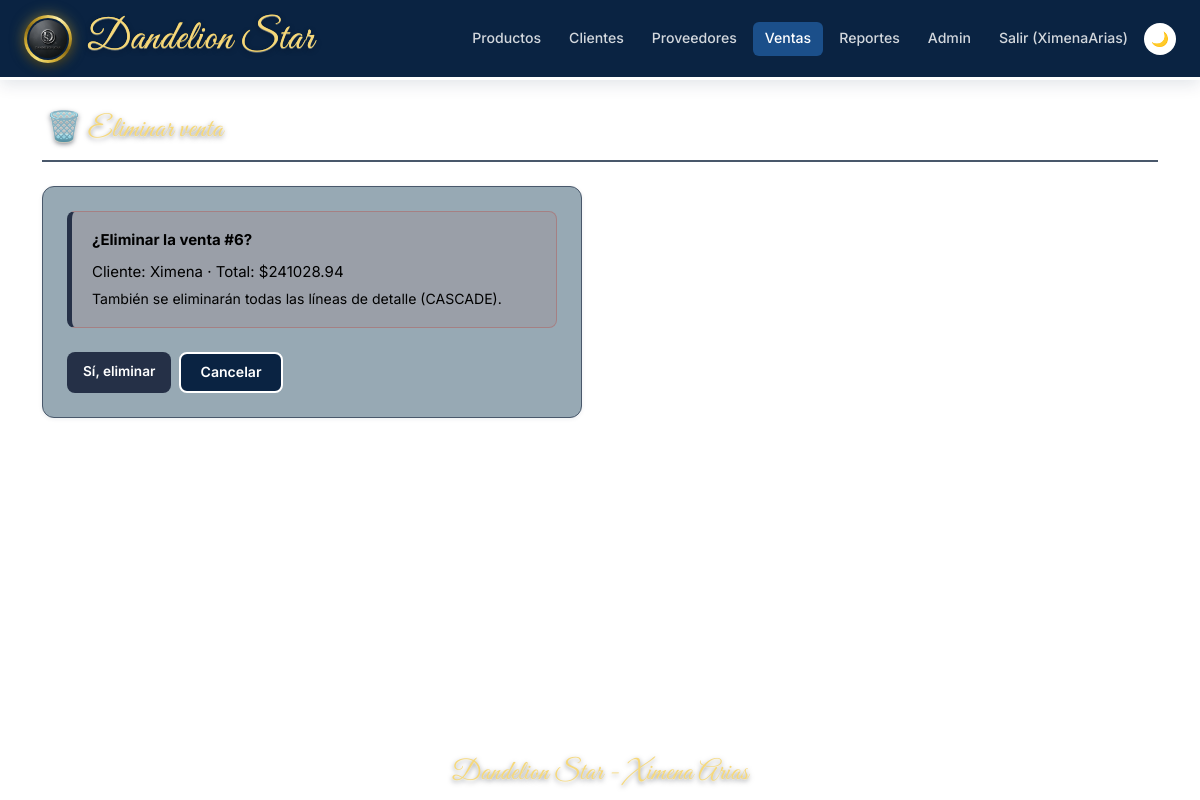
Page /ventas/6/eliminar/ (signed in) on the committed database.
### ventas/models.py (models this page shows, shortened)
class Venta(models.Model):
    cliente = models.ForeignKey(
        Cliente,
        on_delete=models.PROTECT,      # D-03: no borrar cliente con ventas
        related_name='ventas',
        verbose_name='Cliente'
    )
    fecha   = models.DateTimeField(
        auto_now_add=True, verbose_name='Fecha'
    )
    class Meta:
        verbose_name        = 'Venta'
        verbose_name_plural = 'Ventas'
        ordering            = ['-fecha']
    @property
    def total(self) -> Decimal:
        return sum(
            (d.subtotal for d in self.detalles.all()),
            Decimal('0.00')        # valor inicial para venta sin detalles
        )

class DetalleVenta(models.Model):
    venta           = models.ForeignKey(
        Venta,
        on_delete=models.CASCADE,      # borrar Venta → borrar sus líneas
        related_name='detalles',
        verbose_name='Venta'
    )
    producto        = models.ForeignKey(
        Producto,
        on_delete=models.PROTECT,      # D-05: no borrar producto con ventas
        related_name='detalles_venta',
        verbose_name='Producto'
    )
    cantidad        = models.PositiveIntegerField(
        verbose_name='Cantidad'
    )
    precio_unitario = models.DecimalField(
        max_digits=10,
        decimal_places=2,
        verbose_name='Precio unitario',
        help_text='Precio al momento de la venta (D-06).'
    )
    class Meta:
        verbose_name        = 'Detalle de venta'
        verbose_name_plural = 'Detalles de venta'
    @property
    def subtotal(self) -> Decimal:
        return self.precio_unitario * self.cantidad

### clientes/models.py (models this page shows)
class Cliente(models.Model):
    nombre   = models.CharField(
        max_length=150, verbose_name='Nombre'
    )
    correo   = models.EmailField(
        unique=True, verbose_name='Correo electrónico'
    )
    telefono = models.CharField(
        max_length=20, blank=True, verbose_name='Teléfono'
    )
    activo   = models.BooleanField(
        default=True, verbose_name='Activo'
    )
    creado   = models.DateTimeField(
        auto_now_add=True, verbose_name='Fecha de registro'
    )
    class Meta:
        verbose_name        = 'Cliente'
        verbose_name_plural = 'Clientes'
        ordering            = ['nombre']
    def __str__(self) -> str:
        return self.nombre

### ventas/views.py (the view, shortened to what this page needs)
# urls.py: path('<int:venta_id>/eliminar/', views.VentaDeleteView.as_view(), name='eliminar'),
class VentaDeleteView(LoginRequiredMixin, DeleteView):
    model         = Venta
    template_name = 'ventas/eliminar.html'
    pk_url_kwarg  = 'venta_id'
    success_url   = reverse_lazy('ventas:lista')

### configuracion/context_processors.py (called while the page is built)
def config_erp(request):
    return {'config_erp': ConfiguracionERP.get_instance()}

### configuracion/models.py (called while the page is built)
    @classmethod
    def get_instance(cls) -> 'ConfiguracionERP':
        obj, _ = cls.objects.get_or_create(
            pk=1,
            defaults={
                'nombre_empresa': 'Mi Empresa ERP',
                'moneda':         'MXN',
                'iva_porcentaje': Decimal('16.00'),
            }
        )
        return obj

### productos/variantes_hooks.py (called while the page is built, shortened)
    def __call__(self, request):
        _thread_locals.request = request
        try:
            response = self.get_response(request)
        finally:
            _thread_locals.request = None
        return response

### ventas/templates/ventas/eliminar.html (shortened to what this page needs)
{% extends "base.html" %}
{% block nav_ventas %}active{% endblock %}
{% block content %}
<div class="erp-page-title"><h2>🗑️ Eliminar venta</h2></div>
<div class="erp-card" style="max-width:540px;">
    <div class="erp-alert-danger" style="margin-bottom:1.5rem;">
        <strong>¿Eliminar la venta #{{ venta.pk }}?</strong>
        <p style="margin:.5rem 0 0;">
            Cliente: {{ venta.cliente }} ·
            Total: ${{ venta.total }}
        </p>
        <p style="margin:.25rem 0 0;font-size:.88rem;">
            También se eliminarán todas las líneas de detalle (CASCADE).
        </p>
    </div>
    <form method="post">
        <div class="d-flex gap-2">
            <button type="submit" class="btn-erp-danger">Sí, eliminar</button>
            <a href="{% url 'ventas:detalle' venta.pk %}"
               class="btn-erp-primary">Cancelar</a>
        </div>
    </form>
</div>
{% endblock %}

### templates/base.html (shortened to what this page needs)
{% load static %}
<!DOCTYPE html>
<html lang="es" data-theme="light">
<head>
    <link href="https://cdn.jsdelivr.net/npm/bootstrap@5.3.0/dist/css/bootstrap.min.css"
          rel="stylesheet">
<link id="ds-global-theme-font-css" rel="stylesheet" href="/static/css/ds_global_theme_font.css?v=oro4">
<link id="ds-prod-variantes-css" rel="stylesheet" href="/static/css/ds_producto_variantes.css?v=3">
</head>
<body>
<nav class="erp-navbar">
    <a class="erp-brand" href="/">
    <span class="erp-medallion" style="width:48px;height:48px;" title="Haz clic para ver el logo">
        <img src="{% static 'img/logo.png' %}" alt="Logo Dandelion Star">
    </span>
    <span class="ds-palacio-nav">Dandelion Star</span>
</a>
    <div class="erp-nav-links">
        <a href="{% url 'productos:lista' %}"
           class="erp-nav-link {% block nav_productos %}{% endblock %}">Productos</a>
        <a href="{% url 'clientes:lista' %}"
           class="erp-nav-link {% block nav_clientes %}{% endblock %}">Clientes</a>
        <a href="{% url 'proveedores:lista' %}"
           class="erp-nav-link {% block nav_proveedores %}{% endblock %}">Proveedores</a>
        <a href="{% url 'ventas:lista' %}"
           class="erp-nav-link {% block nav_ventas %}{% endblock %}">Ventas</a>
        <a href="{% url 'reportes:lista' %}"
           class="erp-nav-link {% block nav_reportes %}{% endblock %}">Reportes</a>
        <a href="/admin/" class="erp-nav-link">Admin</a>
        {% if user.is_authenticated %}
            <a href="/accounts/logout/" class="erp-nav-link">
                Salir ({{ user.username }})
            </a>
        {% else %}
            <a href="/accounts/login/" class="erp-nav-link">Entrar</a>
        {% endif %}
        <button class="theme-toggle" id="themeBtn" title="Modo claro/oscuro">🌙</button>
    </div>
</nav>
<main class="erp-main">
    <div class="container">
        {% block content %}{% endblock %}
    </div>
</main>
<footer class="erp-footer">
    Dandelion Star - Ximena Arias
</footer>
</body>
</html>

### rows in the picture
Venta: pk "6", cliente "Ximena", total "241028.94"

### other values in the picture
{{ user.username }} "XimenaArias"
